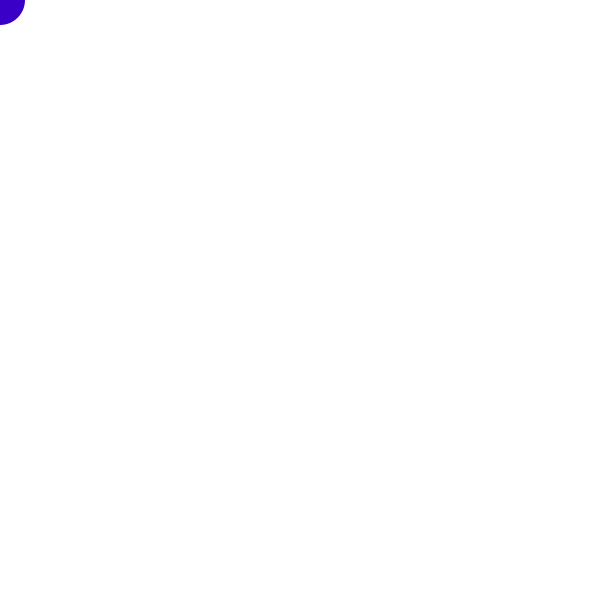
Frame 1 (no input)
Frame 60 (the mouse pressed at the canvas centre just before this capture): identical to frame 1, image omitted
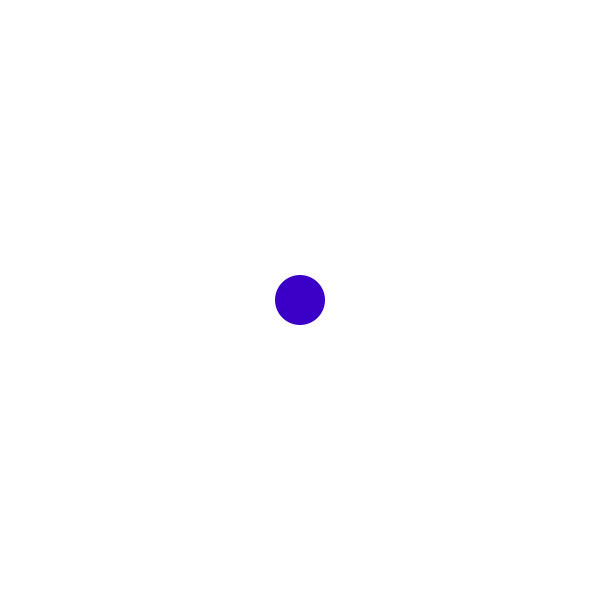
Frame 120 (the mouse held since frame 60 and released just before this capture)

The Processing sketch that drew these frames (run headless with seeded random() and noise(); from frame 60 on, the mouse is pressed at the canvas centre):

// Processing sketch: moveEllipse
// ── moveEllipse.pde
void setup()
{
  size(600,600);  // set the size
  background(255); // set the background color
}


// this is the main loop.  All the stuff I'd like to repeat goes here
void draw()
{
  // erase the old stuff
  background(255);
  
  fill(59,0,200); // change the color
  noStroke(); // take off the border
  ellipse(mouseX,mouseY,50,50); // draw the circle
}
